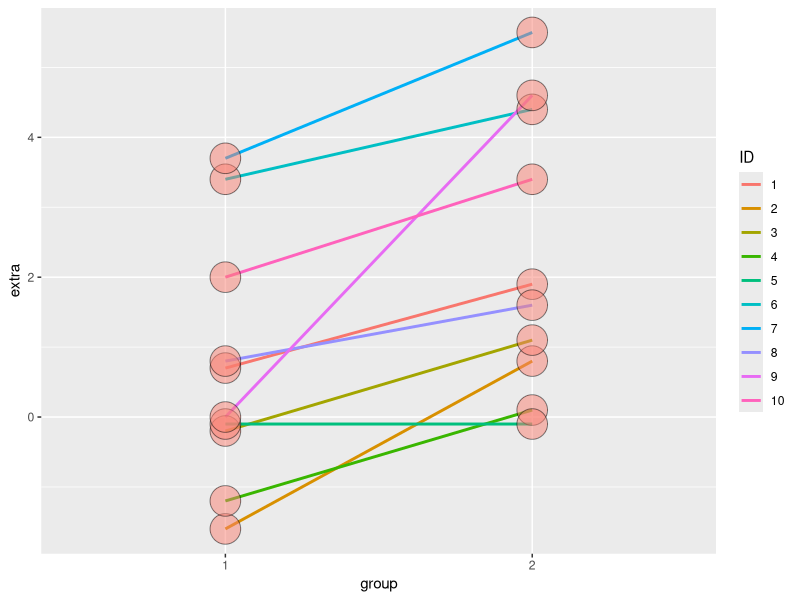

Reproduce this figure in R. (Note: this script raises an error after producing the figure.)
## ---- chunk 1
data(sleep)
head(sleep)
## ---- chunk 2
library(ggplot2)
g <- ggplot(sleep, aes(x = group, y = extra, group = factor(ID)))
g <- g + geom_line(size = 1, aes(colour = ID)) + geom_point(size =10, pch = 21, fill = "salmon", alpha = .5)
g
## ---- chunk 3
g1 <- sleep$extra[1 : 10]; g2 <- sleep$extra[11 : 20]
difference <- g2 - g1
mn <- mean(difference); s <- sd(difference); n <- 10
## ---- chunk 4
relevel(sleep$group, 2)
class(I(relevel(sleep$group, 2)))
sleep$extra ~ I(relevel(sleep$group, 2))
## ---- chunk 5
rbind(
mn + c(-1, 1) * qt(.975, n-1) * s / sqrt(n),
as.vector(t.test(difference)$conf.int),
as.vector(t.test(g2, g1, paired = TRUE)$conf.int),
as.vector(t.test(extra ~ I(relevel(group, 2)), paired = TRUE, data = sleep)$conf.int)
)
## ---- chunk 6
sp <- sqrt((7 * 15.34^2 + 20 * 18.23^2) / (8 + 21 - 2))
132.86 - 127.44 + c(-1, 1) * qt(.975, 27) * sp * (1 / 8 + 1 / 21)^.5
## ---- chunk 7
n1 <- length(g1); n2 <- length(g2)
sp <- sqrt( ((n1 - 1) * sd(g1)^2 + (n2-1) * sd(g2)^2) / (n1 + n2-2))
md <- mean(g2) - mean(g1)
semd <- sp * sqrt(1 / n1 + 1/n2)
rbind(
md + c(-1, 1) * qt(.975, n1 + n2 - 2) * semd,  
t.test(g2, g1, paired = FALSE, var.equal = TRUE)$conf,
t.test(g2, g1, paired = TRUE)$conf
)
## ---- chunk 8
library(ggplot2)
g <- ggplot(sleep, aes(x = group, y = extra, group = factor(ID)))
g <- g + geom_line(size = 1, aes(colour = ID)) + geom_point(size =10, pch = 21, fill = "salmon", alpha = .5)
g
## ---- chunk 9
library(datasets); data(ChickWeight); library(reshape2)
##define weight gain or loss
wideCW <- dcast(ChickWeight, Diet + Chick ~ Time, value.var = "weight")

names(wideCW)

names(wideCW)[-(1 : 2)] <- paste("time", names(wideCW)[-(1 : 2)], sep = "")
library(dplyr)
wideCW <- mutate(wideCW,
  gain = time21 - time0
)

# Joe Sat | 24 Oct, 2015
head(ChickWeight)
head(wideCW)
## ---- chunk 10
g <- ggplot(ChickWeight, aes(x = Time, y = weight, 
                             colour = Diet, group = Chick))
g <- g + geom_line()
g <- g + stat_summary(aes(group = 1), geom = "line", fun.y = mean, size = 1, col = "black")
g <- g + facet_grid(. ~ Diet)
g
## ---- chunk 11
g <- ggplot(wideCW, aes(x = factor(Diet), y = gain, fill = factor(Diet)))
g <- g + geom_violin(col = "black", size = 2)
g

## ---- chunk 12
wideCW14 <- subset(wideCW, Diet %in% c(1, 4))
rbind(
t.test(gain ~ Diet, paired = FALSE, var.equal = TRUE, data = wideCW14)$conf,
t.test(gain ~ Diet, paired = FALSE, var.equal = FALSE, data = wideCW14)$conf
)
## ---- chunk 13
# Unequal Variances
t.test(g2, g1, paired = TRUE, var.equal = FALSE)$conf
